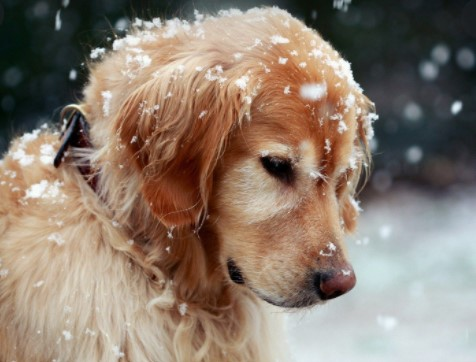
#> input picture 1.jpg, 476 x 362 px
$ python canny_edge_detection.py
#> lines starting #> are read from the running program, lines starting #| are printed output that depends on the picture
import cv2

img = cv2.imread('1.jpg')
#> img is the input picture: shape (362, 476, 3); mean B, G, R 111.2, 124.7, 140.3
gray = cv2.cvtColor(img, cv2.COLOR_BGR2GRAY)
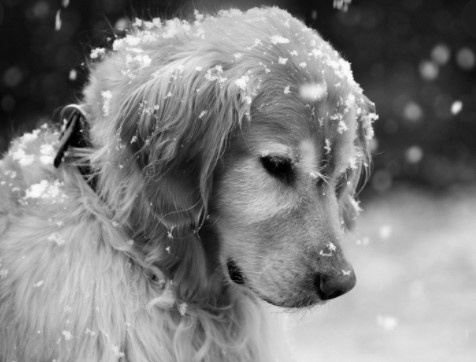
#> gray: shape (362, 476); min 0, max 255, mean 127.8
blurred_image = cv2.GaussianBlur(gray, (7, 7), 0)
cv2.imshow('original', blurred_image)
canny = cv2.Canny(blurred_image, 10, 30)
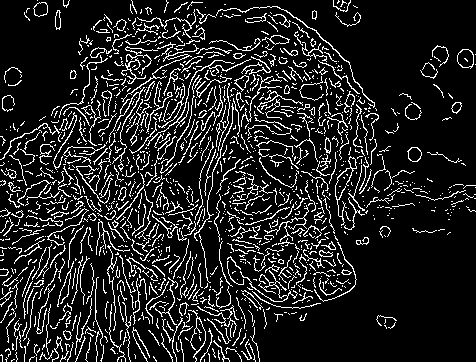
#> canny: shape (362, 476); 13.3% white in thin lines or dots
cv2.imshow('canny', canny)
cv2.waitKey(0)
